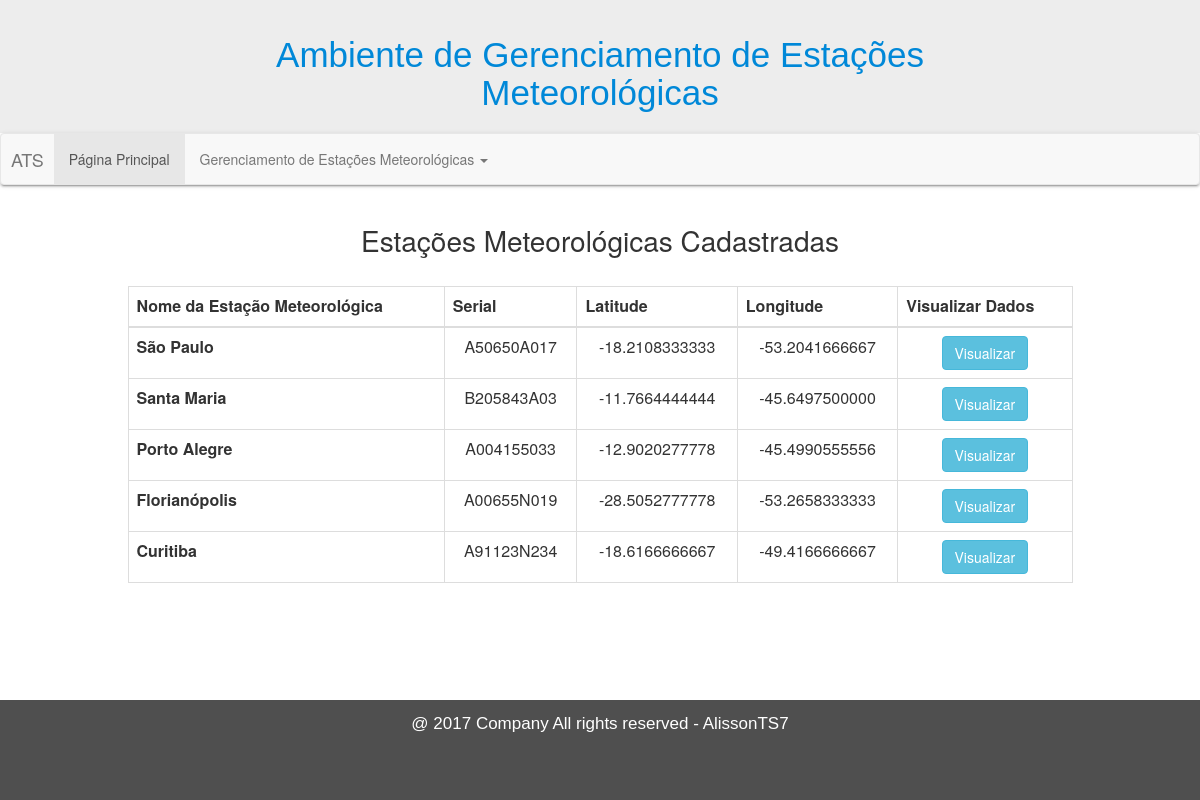
Screenshot of /TesteEstagio/view/paginaPrincipal.php with the database file from the repository.
### tables this page shows
CREATE TABLE `estacoes` (
  `id` int(11) NOT NULL,
  `serial` varchar(255) DEFAULT NULL,
  `lat` varchar(255) DEFAULT NULL,
  `lon` varchar(255) DEFAULT NULL,
  `nome` varchar(100) DEFAULT NULL
);

### TesteEstagio/controller/conexao_bd.php (called while the page is built, shortened)
<?php
class conexao_bd {
    public function __construct(){
        $this->db = 'atividade';
    }
    public function query($sql){
        global $con;
        $query = mysqli_query($con, $sql) or die(mysqli_error("Erro de execucao da query!"));
        return $query;
    }
}

### TesteEstagio/dao/EstacaoDadosDAO.php (called while the page is built, shortened)
<?php
require_once('../controller/conexao_bd.php');
class EstacaoDadosDAO {
    function busca_estacoes(){
        $bd = new conexao_bd();
        $bd->conectar();
        $sql = 'SELECT * FROM estacoes;';
        $retorno = $bd->query($sql);
        return $retorno;
    }
}

### TesteEstagio/view/paginaPrincipal.php (the view, shortened to what this page needs)
<!DOCTYPE html>
<html>
    <head>
        <?php include './import/head.php'; ?>
    </head>
    <body>
        <div id="wrapper">
            <?php include './import/header.php'; ?>
            <div id="content">
                <nav class="navbar navbar-default">
                    <div class="container-fluid">
                        <?php include './import/menu.php'; ?>
                        <div class="collapse navbar-collapse" id="menu">
                            <ul class="nav navbar-nav">
                                <li class="active"><a href="paginaPrincipal.php">Página Principal</a></li>
                                <li class="dropdown"><a class="dropdown-toggle" data-toggle="dropdown">Gerenciamento de Estações Meteorológicas <span class="caret"></span></a>
                                </li>
                            </ul>
                        </div>
                    </div>
                </nav>
                <div class="container-fluid">
                    <div class="row" style="margin-left: 0px; margin-right: 0px">
                        <div class="col-md-offset-1 col-md-10 col-xs-12">
                            <h2 class="text-center" style="font-size: 28px;">Estações Meteorológicas Cadastradas</h2><br>
                            <?php
                                require '../dao/EstacaoDadosDAO.php';
                                $eD = new EstacaoDadosDAO();
                                $retorno_busca = $eD->busca_estacoes();
                                if($retorno_busca->num_rows>0){
                            ?>
                                    <div class="table-responsive" style="font-size: 16px;">
                                        <table class="table table-bordered">
                                            <thead>
                                                <tr>
                                                    <th>Nome da Estação Meteorológica</th>
                                                    <th>Serial</th>
                                                    <th>Latitude</th>
                                                    <th>Longitude</th>
                                                    <th>Visualizar Dados</th>
                                                </tr>
                                            </thead>
                                            <tbody>
                                                <?php while($linha = mysqli_fetch_assoc($retorno_busca)){ ?>
                                                    <tr class="text-center">
                                                        <th><?php echo $linha['nome']; ?></th>
                                                        <td><?php echo $linha['serial']; ?></td>
                                                        <td><?php echo $linha['lat']; ?></td>
                                                        <td><?php echo $linha['lon']; ?></td>
                                                        <td><form action="../controller/DadosController.php" method="POST" role="form">
                                                                <button type="submit" value="busca_dados_estacao" name="operacao" class="btn btn-info">Visualizar</button>
                                                            </form>
                                                        </td>
                                                    </tr>
                                                <?php } ?>
                                            </tbody>
                                        </table>
                                    </div>
                            <?php } else{ ?>
                                    <h2 class="text-center">Nenhuma estação meteorológica cadastrada</h2>
                            <?php } ?>
                        </div>
                    </div>
                </div>
            </div>
            <?php include './import/footer.php'; ?>
        </div>
    </body>
</html>

### TesteEstagio/view/import/head.php (shortened to what this page needs)
<link rel="stylesheet" href="css/bootstrap/bootstrap.css">
<link rel="stylesheet" href="css/ambienteGerenciamento.css">
<link rel="stylesheet" href="css/dropdownStyle.css">
<link rel="stylesheet" href="https://cdnjs.cloudflare.com/ajax/libs/font-awesome/4.7.0/css/font-awesome.min.css">
<link rel="stylesheet" href="http://code.jquery.com/ui/1.9.0/themes/base/jquery-ui.css">

### TesteEstagio/view/import/header.php
<div id="header" style="background: url('imagens/header2.png');">
    <div class="row" style="margin-top: 0.5%; margin-left: 0px; margin-right: 0px">
        <div class="col-md-offset-2 col-md-8 col-xs-12">
                <h1 class="text-center" style="font-size: 35px; font-family: opensans, sans-serif;">Ambiente de Gerenciamento de Estações Meteorológicas</h1>
        </div>
    </div>
</div>

### TesteEstagio/view/import/menu.php (shortened to what this page needs)
<div class="navbar-header">
    <a class="navbar-brand" href="paginaPrincipal.php" style="padding-top: 15px; padding-right: 10px; padding-bottom: 20px; padding-left: 10px;">
        ATS
    </a>
</div>

### TesteEstagio/view/import/footer.php
<div id="footer">
    <footer class="footer" style="margin-top: 1%;">
        <div class="row" style="margin-left: 0px; margin-right: 0px;">
            <div class="col-md-offset-3 col-md-6 col-xs-offset-2 col-xs-8">
                <p class="text-center" style="font-family: opensans, sans-serif;">@ 2017 Company All rights reserved - AlissonTS7</p>
            </div>
        </div>
    </footer>
</div>

### TesteEstagio/view/css/ambienteGerenciamento.css (style rules this page uses)
.navbar { box-shadow: 0 2px 2px 0 rgba(0,0,0,.14), 0 3px 1px -2px rgba(0,0,0,.2), 0 1px 5px 0 rgba(0,0,0,.12); }
html, body { background:#ffffff; margin:0; padding:0; height:100%; }
#wrapper { min-height:100%; position:relative; }
#header { padding:10px; color: #0088D8; }
#content { padding-bottom:100px; }
#footer { background:#4F4F4F; color: white; width:100%; height:100px; position:absolute; bottom:0; left:0; font-size: 17px; font-family: "Arial", Gadget, sans-serif; }

### rows the page displays
estacoes: nome "São Paulo", serial "A50650A017", lat "-18.2108333333", lon "-53.2041666667"
estacoes: nome "Santa Maria", serial "B205843A03", lat "-11.7664444444", lon "-45.6497500000"
estacoes: nome "Porto Alegre", serial "A004155033", lat "-12.9020277778", lon "-45.4990555556"
estacoes: nome "Florianópolis", serial "A00655N019", lat "-28.5052777778", lon "-53.2658333333"
estacoes: nome "Curitiba", serial "A91123N234", lat "-18.6166666667", lon "-49.4166666667"
